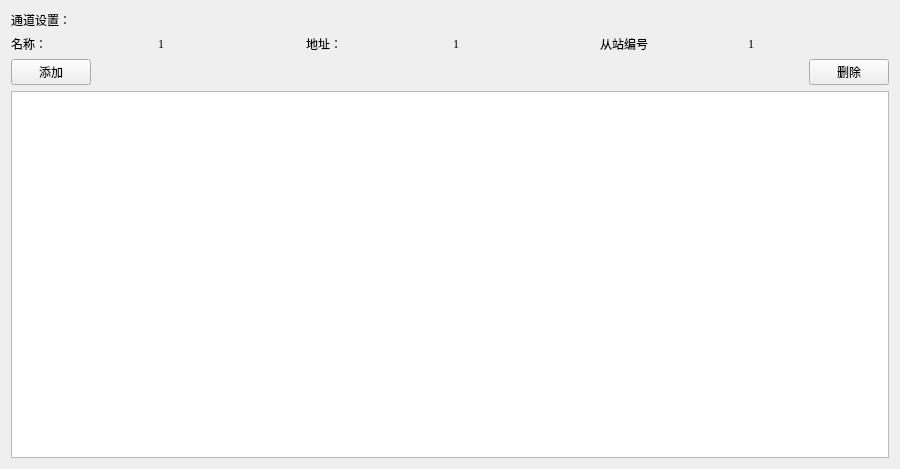
<?xml version="1.0" encoding="UTF-8"?>
<ui version="4.0">
 <class>Channelsettings</class>
 <widget class="QWidget" name="Channelsettings">
  <property name="geometry">
   <rect>
    <x>0</x>
    <y>0</y>
    <width>900</width>
    <height>469</height>
   </rect>
  </property>
  <property name="windowTitle">
   <string>Channelsettings</string>
  </property>
  <layout class="QVBoxLayout" name="verticalLayout_2">
   <item>
    <widget class="QLabel" name="label">
     <property name="font">
      <font>
       <family>宋体</family>
       <pointsize>9</pointsize>
      </font>
     </property>
     <property name="text">
      <string>通道设置：</string>
     </property>
    </widget>
   </item>
   <item>
    <layout class="QHBoxLayout" name="horizontalLayout">
     <item>
      <widget class="QLabel" name="label_2">
       <property name="font">
        <font>
         <family>宋体</family>
         <pointsize>9</pointsize>
        </font>
       </property>
       <property name="text">
        <string>名称：</string>
       </property>
      </widget>
     </item>
     <item>
      <widget class="QLabel" name="label_3">
       <property name="font">
        <font>
         <family>Times New Roman</family>
         <pointsize>9</pointsize>
        </font>
       </property>
       <property name="text">
        <string>1</string>
       </property>
      </widget>
     </item>
     <item>
      <widget class="QLabel" name="label_4">
       <property name="font">
        <font>
         <family>宋体</family>
         <pointsize>9</pointsize>
        </font>
       </property>
       <property name="text">
        <string>地址：</string>
       </property>
      </widget>
     </item>
     <item>
      <widget class="QLabel" name="label_5">
       <property name="font">
        <font>
         <family>Times New Roman</family>
         <pointsize>9</pointsize>
        </font>
       </property>
       <property name="text">
        <string>1</string>
       </property>
      </widget>
     </item>
     <item>
      <widget class="QLabel" name="label_6">
       <property name="font">
        <font>
         <family>宋体</family>
         <pointsize>9</pointsize>
        </font>
       </property>
       <property name="text">
        <string>从站编号</string>
       </property>
      </widget>
     </item>
     <item>
      <widget class="QLabel" name="label_7">
       <property name="font">
        <font>
         <family>Times New Roman</family>
         <pointsize>9</pointsize>
        </font>
       </property>
       <property name="text">
        <string>1</string>
       </property>
       <property name="textFormat">
        <enum>Qt::AutoText</enum>
       </property>
      </widget>
     </item>
    </layout>
   </item>
   <item>
    <layout class="QHBoxLayout" name="horizontalLayout_2">
     <item>
      <widget class="QPushButton" name="pushButton">
       <property name="font">
        <font>
         <family>Agency FB</family>
         <pointsize>9</pointsize>
        </font>
       </property>
       <property name="text">
        <string>添加</string>
       </property>
      </widget>
     </item>
     <item>
      <spacer name="horizontalSpacer">
       <property name="orientation">
        <enum>Qt::Horizontal</enum>
       </property>
       <property name="sizeHint" stdset="0">
        <size>
         <width>378</width>
         <height>20</height>
        </size>
       </property>
      </spacer>
     </item>
     <item>
      <widget class="QPushButton" name="pushButton_2">
       <property name="text">
        <string>删除</string>
       </property>
      </widget>
     </item>
    </layout>
   </item>
   <item>
    <widget class="QTableWidget" name="tableWidget"/>
   </item>
  </layout>
 </widget>
 <layoutdefault spacing="6" margin="11"/>
 <resources/>
 <connections/>
</ui>
